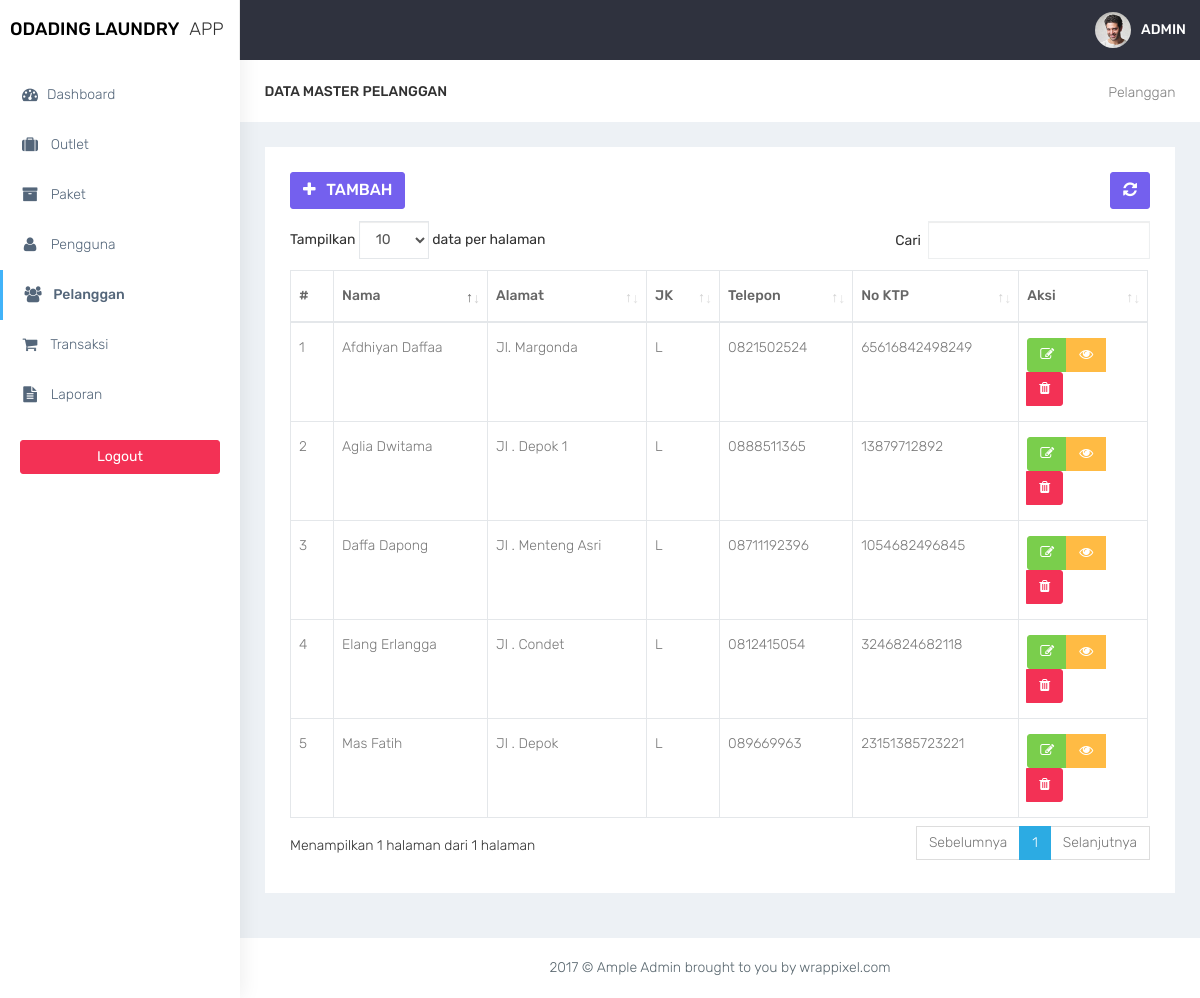
/admin/pelanggan.php (signed in), run on the app's committed database.
### tables this page shows
CREATE TABLE `member` (
  `id_member` int(11) NOT NULL,
  `nama_member` varchar(100) DEFAULT NULL,
  `alamat_member` text DEFAULT NULL,
  `jenis_kelamin` enum('L','P') DEFAULT NULL,
  `telp_member` varchar(15) DEFAULT NULL,
  `no_ktp` varchar(30) DEFAULT NULL
);

### admin/functions.php (called while the page is built, shortened)
<?php
function ambildata($conn,$query){
    $data = mysqli_query($conn,$query);
    if (mysqli_num_rows($data) > 0) {
        while($row = mysqli_fetch_assoc($data)){
        $hasil[] = $row;
    }
    return $hasil;
    }
}
?>

### admin/pelanggan.php (the view, shortened to what this page needs)
<?php
require 'functions.php';
require 'layout_header.php';
$query = 'SELECT * FROM member';
$data = ambildata($conn,$query);
?>
<div class="container-fluid">
    <div class="row bg-title">
        <div class="col-lg-3 col-md-4 col-sm-4 col-xs-12">
            <h4 class="page-title">Data Master Pelanggan</h4> </div>
        <div class="col-lg-9 col-sm-8 col-md-8 col-xs-12">
            <ol class="breadcrumb">
                <li><a href="#">Pelanggan</a></li>
            </ol>
        </div>
    </div>
    <div class="row">
        <div class="col-md-12 col-lg-12 col-sm-12 col-xs-12">
            <div class="white-box">
                <div class="row">
                    <div class="col-md-6">
                        <a href="pelanggan_tambah.php" class="btn btn-primary box-title"><i class="fa fa-plus fa-fw"></i> Tambah</a>
                    </div>
                    <div class="col-md-6 text-right">
                        <button id="btn-refresh" class="btn btn-primary box-title text-right" title="Refresh Data"><i class="fa fa-refresh" id="ic-refresh"></i></button>
                    </div>
                </div>
                <div class="table-responsive">
                    <table class="table table-bordered thead-dark" id="table">
                        <thead class="thead-dark">
                            <tr>
                                <th width="5%">#</th>
                                <th>Nama</th>
                                <th>Alamat</th>
                                <th>JK</th>
                                <th>Telepon</th>
                                <th>No KTP</th>
                                <th width="15%">Aksi</th>
                            </tr>
                        </thead>
                        <tbody>
                            <?php foreach($data as $member): ?>
                                <tr>
                                    <td></td>
                                    <td><?= $member['nama_member'] ?></td>
                                    <td><?= $member['alamat_member'] ?></td>
                                    <td><?= $member['jenis_kelamin'] ?></td>
                                    <td><?= $member['telp_member'] ?></td>
                                    <td><?= $member['no_ktp'] ?></td>
                                    <td align="center">
                                        <div class="btn-group" role="group" aria-label="Basic example">
                                          <a href="pelanggan_edit.php?id=<?= $member['id_member']; ?>" data-toggle="tooltip" data-placement="bottom" title="Edit" class="btn btn-success"><i class="fa fa-edit"></i></a>
                                          <a href="#" data-toggle="tooltip" data-placement="bottom" title="Detail" class="btn btn-warning"><i class="fa fa-eye"></i></a>
                                          <a href="pengguna_hapus.php?id=<?= $member['id_member']; ?>" onclick="return confirm('Yakin hapus data ? ');" data-toggle="tooltip" data-placement="bottom" title="Hapus" class="btn btn-danger"><i class="fa fa-trash"></i></a>
                                        </div>
                                    </td>
                                </tr>
                            <?php endforeach; ?>
                        </tbody>
                    </table>
                </div>
            </div>
        </div>
    </div>
</div>
<?php
require'layout_footer.php';

### assets/css/colors/default.css (style rules this page uses)
body { background: #fff; }

### data on the page
member: nama_member "Aglia Dwitama", alamat_member "Jl . Depok 1", jenis_kelamin "L", telp_member "0888511365", no_ktp "13879712892"
member: nama_member "Daffa Dapong", alamat_member "Jl . Menteng Asri", jenis_kelamin "L", telp_member "08711192396", no_ktp "1054682496845"
member: nama_member "Afdhiyan Daffaa", alamat_member "Jl. Margonda", jenis_kelamin "L", telp_member "0821502524", no_ktp "65616842498249"
member: nama_member "Elang Erlangga", alamat_member "Jl . Condet", jenis_kelamin "L", telp_member "0812415054", no_ktp "3246824682118"
member: nama_member "Mas Fatih", alamat_member "Jl . Depok", jenis_kelamin "L", telp_member "089669963", no_ktp "23151385723221"
